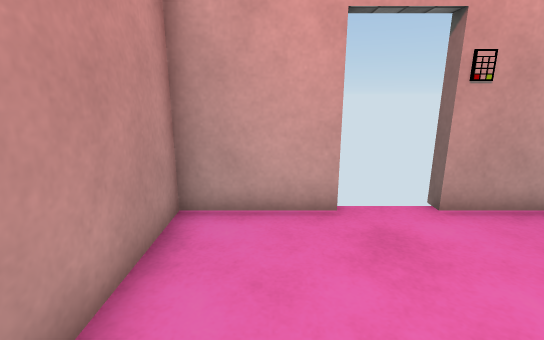
View 1 (above)

14 first-person views from a walk through a 3-D level made in the Unity game engine. The camera is 1.2 m above the floor, tilts 14° down and sees 85° across. The floor is counted in squares, 0.5 m on a side. Each view is taken from the middle of a square. On the plan, view 1 faces up. The plan holds only what a view shows up to about 19 squares ahead; the rest is blank. The player character is not drawn. Surface patterns are stand-ins for the level's own textures.

View 2
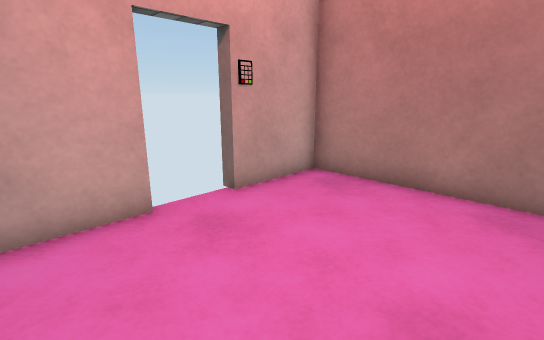

View 3
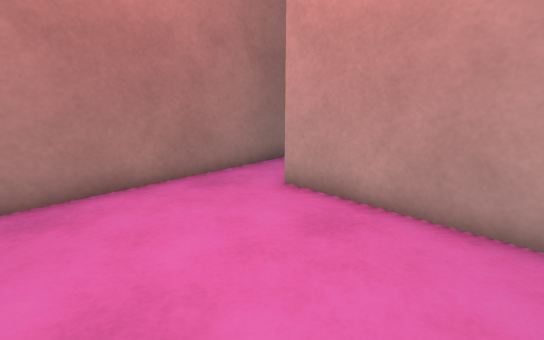

View 4
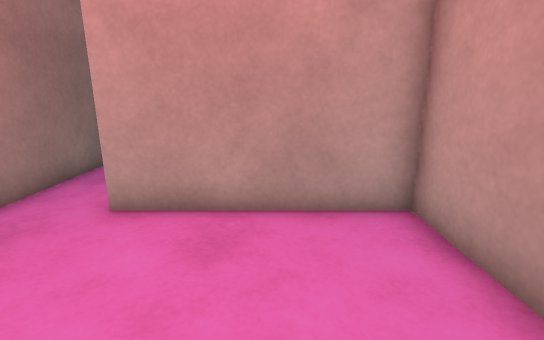

View 5
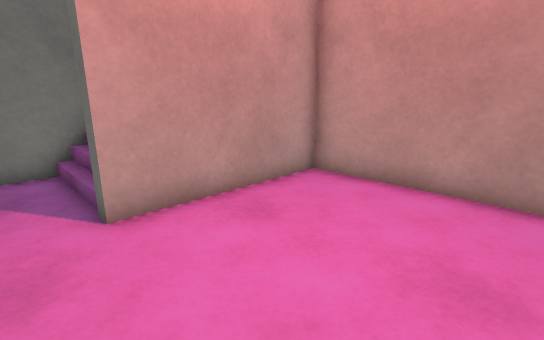

View 6
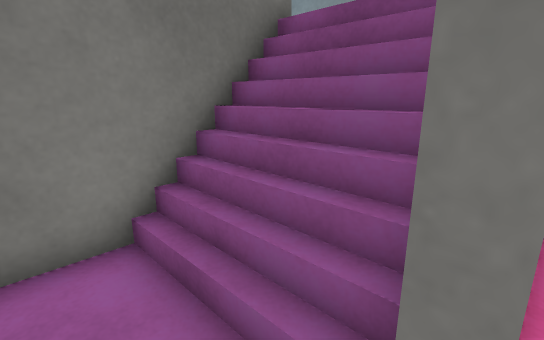

View 7
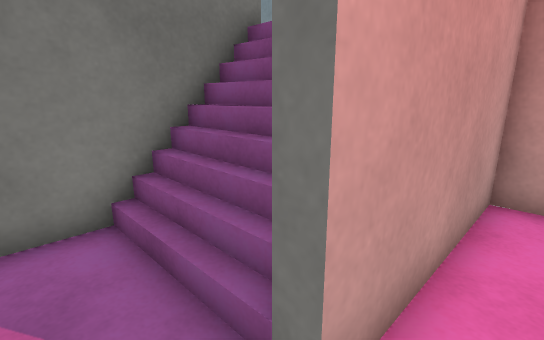

View 8
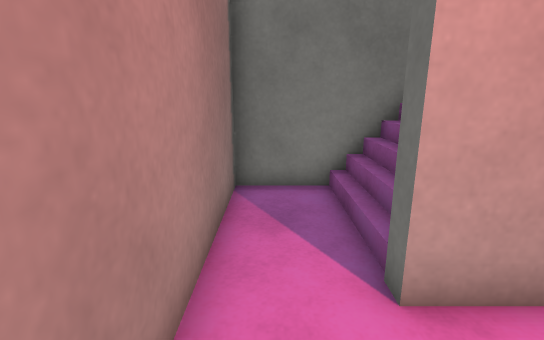

View 9
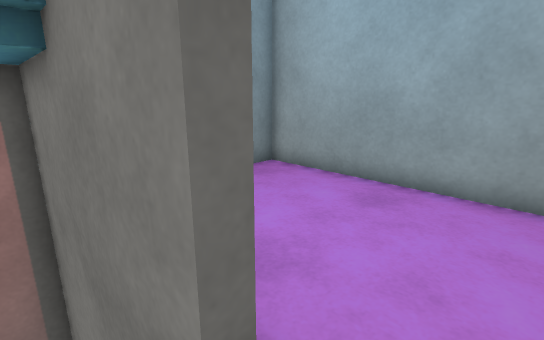

View 10
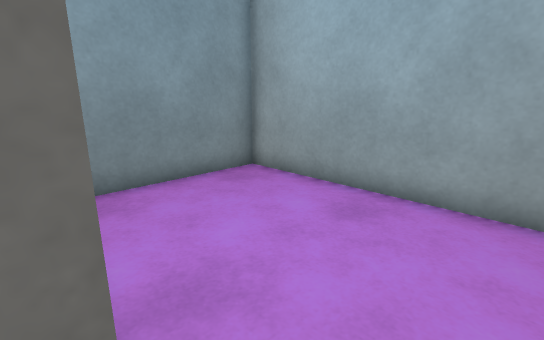

View 11
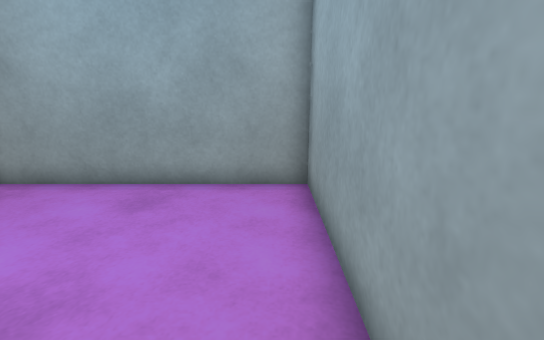

View 12
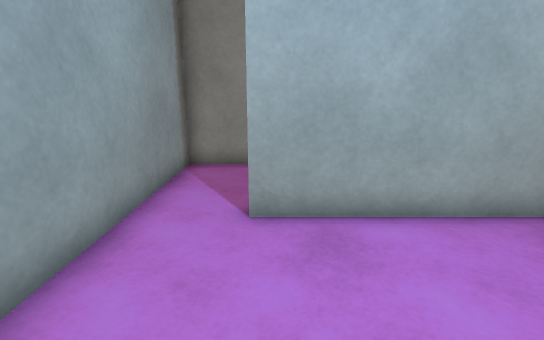

View 13
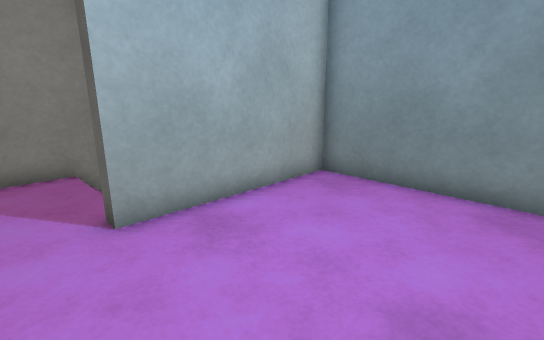

View 14
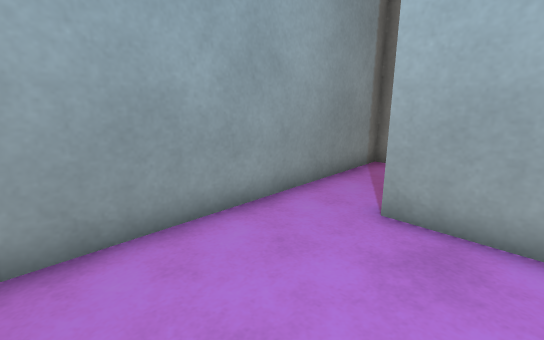

### Floor plan
Key: @ floor where view 1 was taken; # wall or solid block; . main floor; : floor 2 m higher than the main floor; / step, stairs or slope; = window, fence, low wall or low ledge; O other object.
Columns run from 2 left of view 1 to 7 right of it. Each row starts with its distance up from view 1.
  7       ##
  6 ####  O###
  5 #........#
  4 #........#
  3 #........#
  2 #........#
  1 #........#
  0 #.@......#
 -1 #######..#
 -2 #    #=..#
 -3 #::////..#
 -4 #::////..#
 -5 #::////..#
 -6 #::#######
 -7 #::::::::#
 -8 #::::::::#
 -9 #::::::::#
-10 #::::::::#
-11 #::::::::#
-12 #::::::::#
-13 ##########

Where each view was taken, in squares from view 1:
view 1: 0 up, 0 right, facing up
view 2: 0 up, 1 left, facing up-right
view 3: 5 up, 1 left, facing down-right
view 4: 5 up, 1 right, facing down
view 5: 5 up, 6 right, facing down-left
view 6: 1 down, 6 right, facing down-left
view 7: 0 up, 6 right, facing down-left
view 8: 2 up, 6 right, facing down
view 9: 5 down, 1 left, facing down-right
view 10: 6 down, 1 left, facing down-right
view 11: 5 down, 1 left, facing down
view 12: 12 down, 1 right, facing up
view 13: 12 down, 1 left, facing up-right
view 14: 12 down, 3 right, facing up-left
